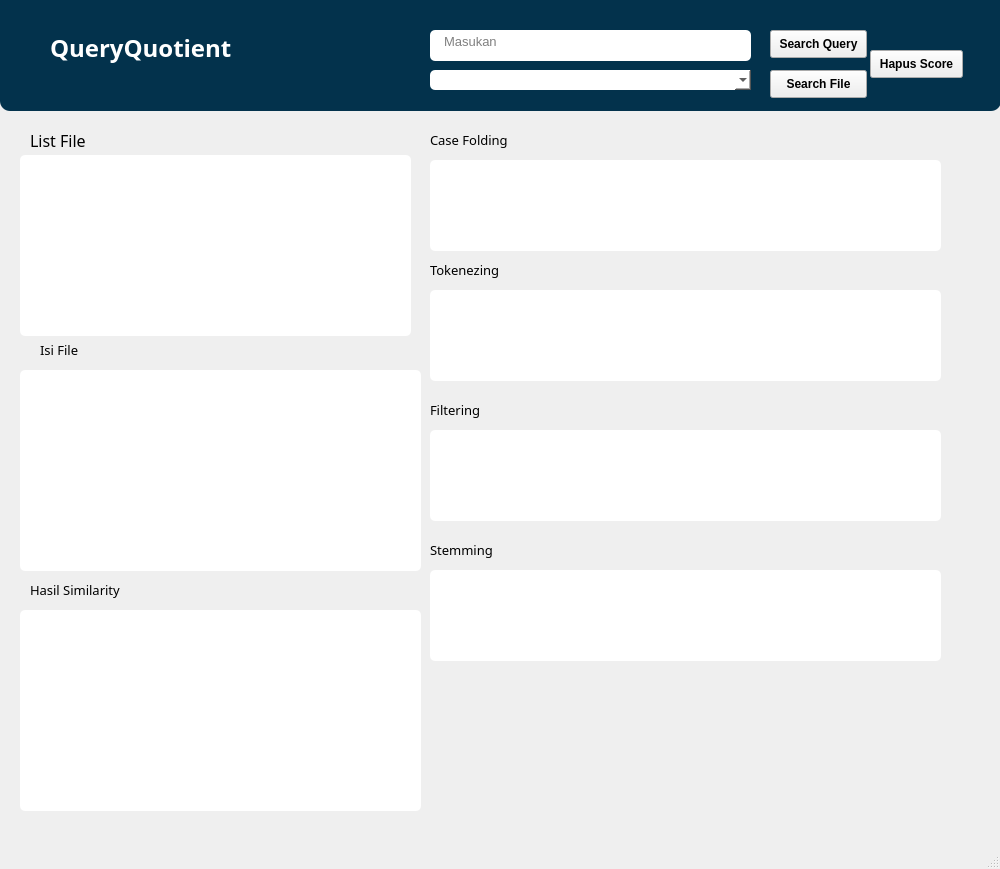
<?xml version="1.0" encoding="UTF-8"?>
<ui version="4.0">
 <class>MainWindow</class>
 <widget class="QMainWindow" name="MainWindow">
  <property name="geometry">
   <rect>
    <x>0</x>
    <y>0</y>
    <width>1000</width>
    <height>869</height>
   </rect>
  </property>
  <property name="windowTitle">
   <string>MainWindow</string>
  </property>
  <property name="styleSheet">
   <string notr="true"/>
  </property>
  <widget class="QWidget" name="centralwidget">
   <widget class="QTextEdit" name="textEdit">
    <property name="geometry">
     <rect>
      <x>430</x>
      <y>30</y>
      <width>321</width>
      <height>31</height>
     </rect>
    </property>
    <property name="font">
     <font>
      <pointsize>10</pointsize>
     </font>
    </property>
    <property name="styleSheet">
     <string notr="true">background-color: white;
color: black;
border-radius: 5px;
text-align: left;
padding-left: 10px;
</string>
    </property>
    <property name="html">
     <string>&lt;!DOCTYPE HTML PUBLIC &quot;-//W3C//DTD HTML 4.0//EN&quot; &quot;http://www.w3.org/TR/REC-html40/strict.dtd&quot;&gt;
&lt;html&gt;&lt;head&gt;&lt;meta name=&quot;qrichtext&quot; content=&quot;1&quot; /&gt;&lt;style type=&quot;text/css&quot;&gt;
p, li { white-space: pre-wrap; }
&lt;/style&gt;&lt;/head&gt;&lt;body style=&quot; font-family:'MS Shell Dlg 2'; font-size:10pt; font-weight:400; font-style:normal;&quot;&gt;
&lt;p style=&quot;-qt-paragraph-type:empty; margin-top:0px; margin-bottom:0px; margin-left:0px; margin-right:0px; -qt-block-indent:0; text-indent:0px;&quot;&gt;&lt;br /&gt;&lt;/p&gt;&lt;/body&gt;&lt;/html&gt;</string>
    </property>
    <property name="placeholderText">
     <string>Masukan </string>
    </property>
   </widget>
   <widget class="QPushButton" name="pushButton">
    <property name="geometry">
     <rect>
      <x>770</x>
      <y>30</y>
      <width>97</width>
      <height>28</height>
     </rect>
    </property>
    <property name="font">
     <font>
      <weight>75</weight>
      <bold>true</bold>
     </font>
    </property>
    <property name="text">
     <string>Search Query</string>
    </property>
   </widget>
   <widget class="QTextBrowser" name="textBrowser">
    <property name="geometry">
     <rect>
      <x>20</x>
      <y>370</y>
      <width>401</width>
      <height>201</height>
     </rect>
    </property>
    <property name="autoFillBackground">
     <bool>false</bool>
    </property>
    <property name="styleSheet">
     <string notr="true">background-color: white;
color: black;
border-radius: 5px;</string>
    </property>
   </widget>
   <widget class="QComboBox" name="comboBox">
    <property name="geometry">
     <rect>
      <x>430</x>
      <y>70</y>
      <width>321</width>
      <height>20</height>
     </rect>
    </property>
    <property name="styleSheet">
     <string notr="true">background-color: white;
color: black;
border-radius: 5px;</string>
    </property>
   </widget>
   <widget class="QTextBrowser" name="textBrowser_2">
    <property name="geometry">
     <rect>
      <x>20</x>
      <y>610</y>
      <width>401</width>
      <height>201</height>
     </rect>
    </property>
    <property name="styleSheet">
     <string notr="true">background-color: white;
color: black;
border-radius: 5px;</string>
    </property>
   </widget>
   <widget class="QTextBrowser" name="textBrowser_3">
    <property name="geometry">
     <rect>
      <x>430</x>
      <y>160</y>
      <width>511</width>
      <height>91</height>
     </rect>
    </property>
    <property name="styleSheet">
     <string notr="true">background-color: white;
color: black;
border-radius: 5px;</string>
    </property>
   </widget>
   <widget class="QTextBrowser" name="textBrowser_4">
    <property name="geometry">
     <rect>
      <x>430</x>
      <y>290</y>
      <width>511</width>
      <height>91</height>
     </rect>
    </property>
    <property name="styleSheet">
     <string notr="true">background-color: white;
color: black;
border-radius: 5px;</string>
    </property>
   </widget>
   <widget class="QTextBrowser" name="textBrowser_5">
    <property name="geometry">
     <rect>
      <x>430</x>
      <y>570</y>
      <width>511</width>
      <height>91</height>
     </rect>
    </property>
    <property name="styleSheet">
     <string notr="true">background-color: white;
color: black;
border-radius: 5px;</string>
    </property>
   </widget>
   <widget class="QTextBrowser" name="textBrowser_6">
    <property name="geometry">
     <rect>
      <x>430</x>
      <y>430</y>
      <width>511</width>
      <height>91</height>
     </rect>
    </property>
    <property name="styleSheet">
     <string notr="true">background-color: white;
color: black;
border-radius: 5px;</string>
    </property>
   </widget>
   <widget class="QLabel" name="label">
    <property name="geometry">
     <rect>
      <x>40</x>
      <y>340</y>
      <width>67</width>
      <height>20</height>
     </rect>
    </property>
    <property name="font">
     <font>
      <family>Forte</family>
      <pointsize>10</pointsize>
      <weight>50</weight>
      <italic>false</italic>
      <bold>false</bold>
      <underline>false</underline>
     </font>
    </property>
    <property name="text">
     <string>Isi File</string>
    </property>
   </widget>
   <widget class="QLabel" name="label_2">
    <property name="geometry">
     <rect>
      <x>30</x>
      <y>580</y>
      <width>164</width>
      <height>20</height>
     </rect>
    </property>
    <property name="font">
     <font>
      <family>Forte</family>
      <pointsize>10</pointsize>
      <weight>50</weight>
      <italic>false</italic>
      <bold>false</bold>
      <underline>false</underline>
     </font>
    </property>
    <property name="text">
     <string>Hasil Similarity</string>
    </property>
   </widget>
   <widget class="QLabel" name="label_3">
    <property name="geometry">
     <rect>
      <x>430</x>
      <y>130</y>
      <width>135</width>
      <height>20</height>
     </rect>
    </property>
    <property name="font">
     <font>
      <family>Forte</family>
      <pointsize>10</pointsize>
      <weight>50</weight>
      <italic>false</italic>
      <bold>false</bold>
      <underline>false</underline>
     </font>
    </property>
    <property name="text">
     <string>Case Folding</string>
    </property>
   </widget>
   <widget class="QLabel" name="label_4">
    <property name="geometry">
     <rect>
      <x>430</x>
      <y>260</y>
      <width>114</width>
      <height>20</height>
     </rect>
    </property>
    <property name="font">
     <font>
      <family>Forte</family>
      <pointsize>10</pointsize>
      <weight>50</weight>
      <italic>false</italic>
      <bold>false</bold>
      <underline>false</underline>
     </font>
    </property>
    <property name="text">
     <string>Tokenezing</string>
    </property>
   </widget>
   <widget class="QLabel" name="label_5">
    <property name="geometry">
     <rect>
      <x>430</x>
      <y>540</y>
      <width>100</width>
      <height>20</height>
     </rect>
    </property>
    <property name="font">
     <font>
      <family>Forte</family>
      <pointsize>10</pointsize>
      <weight>50</weight>
      <italic>false</italic>
      <bold>false</bold>
      <underline>false</underline>
     </font>
    </property>
    <property name="text">
     <string>Stemming</string>
    </property>
   </widget>
   <widget class="QLabel" name="label_6">
    <property name="geometry">
     <rect>
      <x>430</x>
      <y>400</y>
      <width>98</width>
      <height>20</height>
     </rect>
    </property>
    <property name="font">
     <font>
      <family>Forte</family>
      <pointsize>10</pointsize>
      <weight>50</weight>
      <italic>false</italic>
      <bold>false</bold>
      <underline>false</underline>
     </font>
    </property>
    <property name="text">
     <string>Filtering</string>
    </property>
   </widget>
   <widget class="QPushButton" name="pushButton_2">
    <property name="geometry">
     <rect>
      <x>870</x>
      <y>50</y>
      <width>93</width>
      <height>28</height>
     </rect>
    </property>
    <property name="font">
     <font>
      <weight>75</weight>
      <bold>true</bold>
     </font>
    </property>
    <property name="text">
     <string>Hapus Score</string>
    </property>
   </widget>
   <widget class="QLabel" name="label_8">
    <property name="geometry">
     <rect>
      <x>50</x>
      <y>30</y>
      <width>225</width>
      <height>36</height>
     </rect>
    </property>
    <property name="font">
     <font>
      <family>Bodoni MT</family>
      <pointsize>18</pointsize>
      <weight>75</weight>
      <italic>false</italic>
      <bold>true</bold>
      <underline>false</underline>
     </font>
    </property>
    <property name="styleSheet">
     <string notr="true">color: rgb(255, 255, 255);</string>
    </property>
    <property name="text">
     <string>QueryQuotient</string>
    </property>
   </widget>
   <widget class="QTextBrowser" name="textBrowser_7">
    <property name="geometry">
     <rect>
      <x>0</x>
      <y>-20</y>
      <width>1001</width>
      <height>131</height>
     </rect>
    </property>
    <property name="autoFillBackground">
     <bool>false</bool>
    </property>
    <property name="styleSheet">
     <string notr="true">background-color:rgba(3, 50, 76, 255);

color: black;
border-radius: 10px;</string>
    </property>
   </widget>
   <widget class="QTextBrowser" name="list_file">
    <property name="geometry">
     <rect>
      <x>20</x>
      <y>155</y>
      <width>391</width>
      <height>181</height>
     </rect>
    </property>
    <property name="styleSheet">
     <string notr="true">background-color: white;
color: black;
border-radius: 5px;</string>
    </property>
   </widget>
   <widget class="QLabel" name="label_7">
    <property name="geometry">
     <rect>
      <x>30</x>
      <y>130</y>
      <width>81</width>
      <height>21</height>
     </rect>
    </property>
    <property name="font">
     <font>
      <family>Forte</family>
      <pointsize>12</pointsize>
      <weight>50</weight>
      <bold>false</bold>
     </font>
    </property>
    <property name="text">
     <string>List File</string>
    </property>
   </widget>
   <widget class="QPushButton" name="file">
    <property name="geometry">
     <rect>
      <x>770</x>
      <y>70</y>
      <width>97</width>
      <height>28</height>
     </rect>
    </property>
    <property name="font">
     <font>
      <weight>75</weight>
      <bold>true</bold>
     </font>
    </property>
    <property name="text">
     <string>Search File</string>
    </property>
   </widget>
   <zorder>textBrowser_7</zorder>
   <zorder>textEdit</zorder>
   <zorder>pushButton</zorder>
   <zorder>textBrowser</zorder>
   <zorder>comboBox</zorder>
   <zorder>textBrowser_2</zorder>
   <zorder>textBrowser_3</zorder>
   <zorder>textBrowser_4</zorder>
   <zorder>textBrowser_5</zorder>
   <zorder>textBrowser_6</zorder>
   <zorder>label</zorder>
   <zorder>label_2</zorder>
   <zorder>label_3</zorder>
   <zorder>label_4</zorder>
   <zorder>label_5</zorder>
   <zorder>label_6</zorder>
   <zorder>pushButton_2</zorder>
   <zorder>label_8</zorder>
   <zorder>list_file</zorder>
   <zorder>label_7</zorder>
   <zorder>file</zorder>
  </widget>
  <widget class="QMenuBar" name="menubar">
   <property name="geometry">
    <rect>
     <x>0</x>
     <y>0</y>
     <width>1000</width>
     <height>26</height>
    </rect>
   </property>
  </widget>
  <widget class="QStatusBar" name="statusbar"/>
 </widget>
 <resources/>
 <connections/>
</ui>
